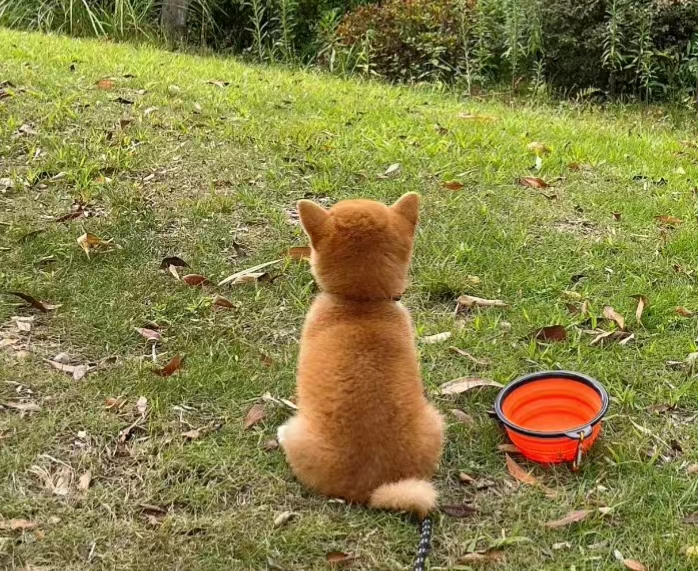
#> input picture 专业选修课/7.计算机视觉/code/1.jpg, 698 x 571 px, given in place of the camera
$ jupyter execute --allow-errors 'Opencv使用.ipynb'   (text cells are left out)
#> lines starting #> are read from the running program, lines starting #| are printed output that depends on the picture; pictures that were not available may be replaced by others from this repository, and a replacement may not be noted
[cell 1]
import cv2 as cv
import numpy as np
from matplotlib import pyplot as plt

[cell 2]
img = cv.imread('/home/god/图片/头像.png',0)
#> (the rest of this cell did not finish here and is left out)

[cell 3]
cv.namedWindow('image',cv.WINDOW_NORMAL)
img = cv.imread('/home/god/图片/头像.png')
# img = cv.imread('/home/god/图片/头像.png',0)  #灰度图
#> (the rest of this cell did not finish here and is left out)

[cell 4]
cap = cv.VideoCapture(0)
if not cap.isOpened():
    print("Cannot open camera")
    exit()
while True:
    # Capture frame-by-frame
    ret, frame = cap.read()
#> frame is the input picture: shape (571, 698, 3); mean B, G, R 70.9, 129.1, 135.5
    # if frame is read correctly ret is True
    if not ret:
        print("Can't receive frame (stream end?). Exiting ...")
        break
    # Our operations on the frame come here
    gray = cv.cvtColor(frame, cv.COLOR_BGR2GRAY)
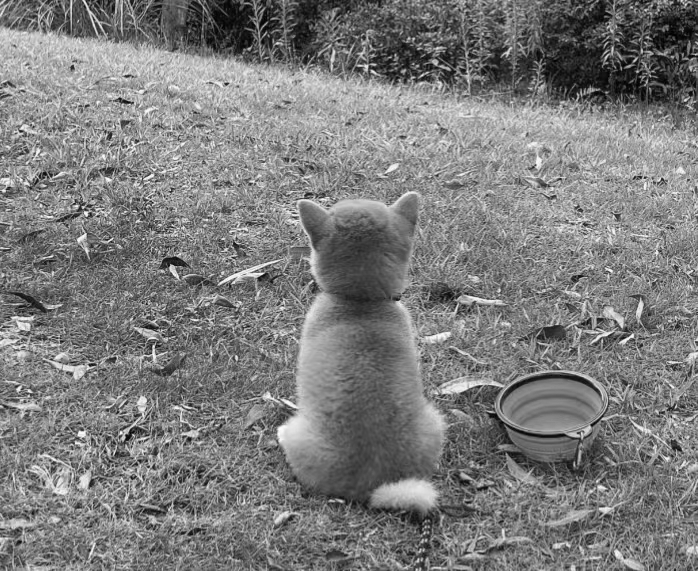
#> gray: shape (571, 698); min 0, max 252, mean 124.4
    # Display the resulting frame
    cv.imshow('frame', gray)
    if cv.waitKey(1) == ord('q'):
#> (key q is pressed here)
        break
# When everything done, release the capture
cap.release()
cv.destroyAllWindows()

[cell 5]
cap = cv.VideoCapture("/home/god/Projects/rm/Datasets/2蓝方标准曝光.mp4")
while cap.isOpened():
    ret, frame = cap.read()
    # if frame is read correctly ret is True
    if not ret:
        print("Can't receive frame (stream end?). Exiting ...")
        break
#     gray = cv.cvtColor(frame, cv.COLOR_BGR2GRAY)
    cv.imshow('frame',frame)
    if cv.waitKey(1) == ord('q'):
#> (key q is pressed here)
        break
cap.release()
cv.destroyAllWindows()

[cell 6]
# Create a black image
img = np.zeros((512,512,3), np.uint8)
# Draw a diagonal blue line with thickness of 5 px
cv.line(img,(0,0),(511,511),(255,0,0),5)
cv.rectangle(img,(384,0),(510,128),(0,255,0),3)
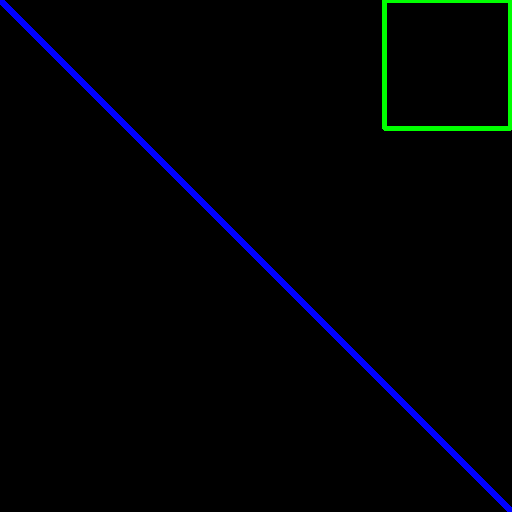
#> img: shape (512, 512, 3); mean of channels 0, 1, 2 4.5, 2.1, 0; drawn as B, G, R
cv.circle(img,(447,63), 63, (0,0,255), -1)
cv.ellipse(img,(256,256),(100,50),0,0,180,255,-1)
pts = np.array([[10,5],[20,30],[70,20],[50,10]], np.int32)
pts = pts.reshape((-1,1,2))
cv.polylines(img,[pts],True,(0,255,255))
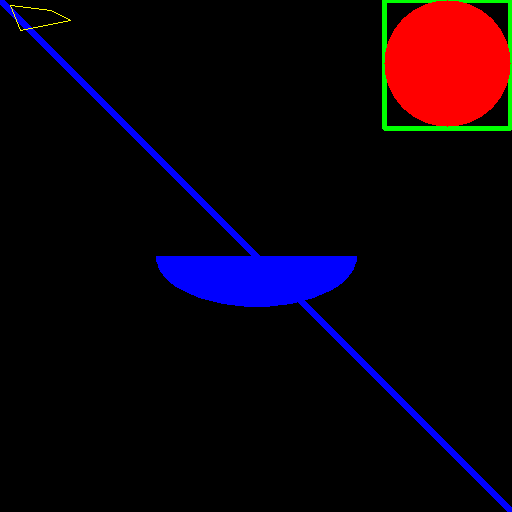
#> img: shape (512, 512, 3); mean of channels 0, 1, 2 11.9, 2.1, 12.2; drawn as B, G, R
cv.imshow("image",img)
cv.waitKey(0)
cv.destroyAllWindows()

[cell 7]
events = [i for i in dir(cv) if 'EVENT' in i]
print( events )

[cell 8]
# 鼠标回调函数
def draw_circle(event,x,y,flags,param):
    if event == cv.EVENT_LBUTTONDBLCLK:
        cv.circle(img,(x,y),100,(255,0,0),-1)
# 创建一个黑色的图像，一个窗口，并绑定到窗口的功能
img = np.zeros((512,512,3), np.uint8)
cv.namedWindow('image')
cv.setMouseCallback('image',draw_circle)
while(1):
    cv.imshow('image',img)
    if cv.waitKey(20) & 0xFF == 27:
#> (key q is pressed here)
        break
cv.destroyAllWindows()

[cell 9]
drawing = False # 如果按下鼠标，则为真
mode = True # 如果为真，绘制矩形。按 m 键可以切换到曲线
ix,iy = -1,-1
# 鼠标回调函数
def draw_circle(event,x,y,flags,param):
    global ix,iy,drawing,mode
    if event == cv.EVENT_LBUTTONDOWN:
        drawing = True
        ix,iy = x,y
    elif event == cv.EVENT_MOUSEMOVE:
        if drawing == True:
            if mode == True:
                cv.rectangle(img,(ix,iy),(x,y),(0,255,0),-1)
            else:
                cv.circle(img,(x,y),5,(0,0,255),-1)
    elif event == cv.EVENT_LBUTTONUP:
        drawing = False
        if mode == True:
            cv.rectangle(img,(ix,iy),(x,y),(0,255,0),-1)
        else:
            cv.circle(img,(x,y),5,(0,0,255),-1)
img = np.zeros((512,512,3), np.uint8)
cv.namedWindow('image')
cv.setMouseCallback('image',draw_circle)
while(1):
    cv.imshow('image',img)
    if cv.waitKey(20) & 0xFF == 27:
#> (key q is pressed here)
        break
cv.destroyAllWindows()

[cell 10]
def nothing(x):
    pass
# 创建一个黑色的图像，一个窗口
img = np.zeros((300,512,3), np.uint8)
cv.namedWindow('image')
# 创建颜色变化的轨迹栏
cv.createTrackbar('R','image',0,255,nothing)
cv.createTrackbar('G','image',0,255,nothing)
cv.createTrackbar('B','image',0,255,nothing)
# 为 ON/OFF 功能创建开关
switch = '0 : OFF \n1 : ON'
cv.createTrackbar(switch, 'image',0,1,nothing)
while(1):
    cv.imshow('image',img)
    k = cv.waitKey(1) & 0xFF
#> (key q is pressed here)
    if k == 27:
        break
    # 得到四条轨迹的当前位置
    r = cv.getTrackbarPos('R','image')
    g = cv.getTrackbarPos('G','image')
    b = cv.getTrackbarPos('B','image')
    s = cv.getTrackbarPos(switch,'image')
    if s == 0:
        img[:] = 0
    else:
        img[:] = [b,g,r]
cv.destroyAllWindows()

[cell 11]
img = cv.imread('/home/god/图片/头像.png')

#> (a cell that did not finish here is left out)

[cell 13]
cv.imshow("image",img)
cv.waitKey(0)
cv.destroyAllWindows()

#> (a cell that did not finish here is left out)

#> (a cell that did not finish here is left out)

#> (a cell that did not finish here is left out)

#> (a cell that did not finish here is left out)

#> (a cell that did not finish here is left out)

[cell 19]
BLUE = [255,0,0]
img1 = cv.imread('/home/god/图片/头像.png')
replicate = cv.copyMakeBorder(img1,10,10,10,10,cv.BORDER_REPLICATE)
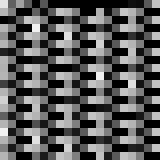
#> replicate: shape (20, 20) (shown 8 times larger); min 0, max 240, mean 89.4
reflect = cv.copyMakeBorder(img1,10,10,10,10,cv.BORDER_REFLECT)
reflect101 = cv.copyMakeBorder(img1,10,10,10,10,cv.BORDER_REFLECT_101)
wrap = cv.copyMakeBorder(img1,10,10,10,10,cv.BORDER_WRAP)
constant= cv.copyMakeBorder(img1,10,10,10,10,cv.BORDER_CONSTANT,value=BLUE)
plt.figure(figsize=(16,8))
plt.subplot(231),plt.imshow(img1,'gray'),plt.title('ORIGINAL')
plt.subplot(232),plt.imshow(replicate,'gray'),plt.title('REPLICATE')
plt.subplot(233),plt.imshow(reflect,'gray'),plt.title('REFLECT')
plt.subplot(234),plt.imshow(reflect101,'gray'),plt.title('REFLECT_101')
plt.subplot(235),plt.imshow(wrap,'gray'),plt.title('WRAP')
plt.subplot(236),plt.imshow(constant,'gray'),plt.title('CONSTANT')
plt.show()
